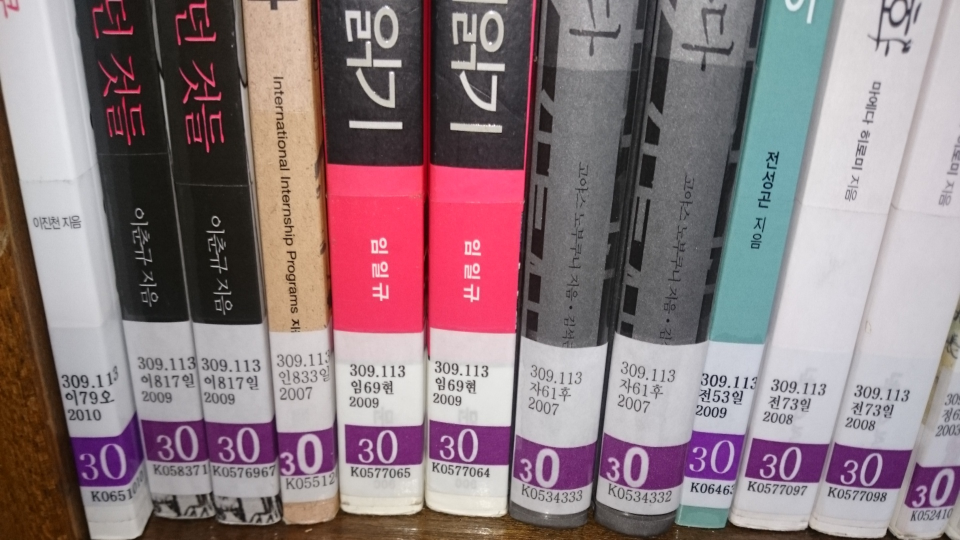
//> input picture Project1/Project1/Image/Resize/001.jpg, 1920 x 1080 px (shown at 1/2 size)
$ ./bookline   (built with g++ and OpenCV 4)
//> lines starting //> are read from the running program, lines starting //| are printed output that depends on the picture; after the words box and inside, x2 and y2 are one past the last pixel; in counts of white or black regions, pixels touching at a corner belong together
### Project1/Project1/utilfunction.h
#pragma once
#include <api/baseapi.h>
#include <opencv2/opencv.hpp>
#include <fstream>
#include <time.h>

using namespace std;
using namespace cv;

class utilopencv {
public:
	utilopencv();
	virtual ~utilopencv();

	double MatAve(Mat src);

	vector<vector<Point>> HoughLinesP(Mat img, Mat &dst, int thresh);

	Mat HoughLines1(Mat img1, Mat &img2, int thres = 100);


	//img1 : 선들을 검출할 gray이미지
	//img2 : 검출된 선들을 입힐 이미지
	//thres : 검출할 선의 임계값
	//반환값 : 조건에 맞는 0번째 좌표값
	Rect Label(Mat img, Mat &dst, int thresh = 0);

	//warptrans
	//img_org : 와핑할 이미지
	//img_dst : 저장 할 Mat
	//vector<Point> : 사각형 좌표를 저장 한 좌표, 4개의 Point가 필요
	//순서 : Top+Left, Top+Right, Bottom+Left, Bottom+Right
	//코드 출처 : http://miatistory.tistory.com/5
	void warptrans(Mat img_org, Mat &img_dst, vector<Point> qurd);

	//OCRtext
	//이미지를 입력하면 텍스트를 출력합니다
	//GRAYSCALE 이미지를 입력하는것을 추천합니다.
	//OCRtext : 추출 할 이미지
	//str : 출력 할 문자열
	string OCRtext(Mat img, string &str);

	//resize
	//img : 입력 할 이미지
	//dst : 출력 할 이미지
	//size : 출력 할 이미지의 곱
	//(2배 : size = 2, 0.5배 : size = 0.5 )
	Mat resize(Mat img, Mat &dst, double size);


	//img1 : 모폴로지를 적용할 이미지
	//img2 : 연산결과를 적용시킬 이미지
	//iterations : 반복횟수
	//size : 커널의 크기
	//type : 모폴로지연산의 타입
	//		MORPH_OPEN : open연산
	//		MORPH_CLOSE : close연산
	void morphology(Mat img1, Mat &img2, int iterations = 1, int size = 1, int type = MORPH_CLOSE);

};

### Project1/Project1/utilfunction.cpp
#include "utilfunction.h"


utilopencv::utilopencv() {

}
utilopencv::~utilopencv() {

}
	//img1 : 모폴로지를 적용할 이미지
	//img2 : 연산결과를 적용시킬 이미지
	//iterations : 반복횟수
	//size : 커널의 크기
	//type : 모폴로지연산의 타입
	//		MORPH_OPEN : open연산
	//		MORPH_CLOSE : close연산
	void utilopencv::morphology(Mat img1, Mat &img2, int iterations , int size, int type) {
		Size size2(size, size);
		Mat rectKernel = getStructuringElement(MORPH_RECT, size2);
		Point anchor(-1, -1);
		morphologyEx(img1, img2, type, rectKernel, anchor, iterations);
	}

	Mat utilopencv::resize(Mat img, Mat &dst, double size) {
		Mat image = img;
		if (size < 1)
			cv::resize(img, dst, Size((double)img.cols * size, (double)img.rows * size), 0, 0, INTER_AREA);
		else if (size >= 1)
			cv::resize(img, dst, Size((double)img.cols * size, (double)img.rows * size), 0, 0, INTER_LINEAR);
		return dst;
	}

	// [43 lines left out: function OCRtext, not called in this run]

	//warptrans
	//img_org : 와핑할 이미지
	//img_dst : 저장 할 Mat
	//vector<Point> : 사각형 좌표를 저장 한 좌표, 4개의 Point가 필요
	//순서 : Top+Left, Top+Right, Bottom+Left, Bottom+Right
	//코드 출처 : http://miatistory.tistory.com/5

	void utilopencv::warptrans(Mat img_org, Mat &img_dst, vector<Point> qurd)
	{
		Point TopLeft = Point(qurd[0]);
		Point TopRight = Point(qurd[1]);
		Point BottomLeft = Point(qurd[2]);
		Point BottomRight = Point(qurd[3]);

		vector<Point> rect;
		rect.push_back(TopLeft);
		rect.push_back(TopRight);
		rect.push_back(BottomRight);
		rect.push_back(BottomLeft);

		double w1 = sqrt(pow(BottomRight.x - BottomLeft.x, 2)
			+ pow(BottomRight.x - BottomLeft.x, 2));
		double w2 = sqrt(pow(TopRight.x - TopLeft.x, 2)
			+ pow(TopRight.x - TopLeft.x, 2));

		double h1 = sqrt(pow(TopRight.y - BottomRight.y, 2)
			+ pow(TopRight.y - BottomRight.y, 2));
		double h2 = sqrt(pow(TopLeft.y - BottomLeft.y, 2)
			+ pow(TopLeft.y - BottomLeft.y, 2));

		double maxWidth = (w1 < w2) ? w1 : w2;
		double maxHeight = (h1 < h2) ? h1 : h2;

		Point2f src[4], dst[4];
		src[0] = Point2f(TopLeft.x, TopLeft.y);
		src[1] = Point2f(TopRight.x, TopRight.y);
		src[2] = Point2f(BottomRight.x, BottomRight.y);
		src[3] = Point2f(BottomLeft.x, BottomLeft.y);

		dst[0] = Point2f(0, 0);
		dst[1] = Point2f(maxWidth - 1, 0);
		dst[2] = Point2f(maxWidth - 1, maxHeight - 1);
		dst[3] = Point2f(0, maxHeight - 1);

		Mat transformMatrix;
		transformMatrix = getPerspectiveTransform(src, dst);

		Mat srcFrame, dstFrame;
		srcFrame = img_dst;
		warpPerspective(img_org, img_dst, transformMatrix, Size(maxWidth, maxHeight));
		return;
	}

	Rect utilopencv::Label(Mat img, Mat &dst, int thresh ) {
		Mat img_gray, img_color, img_binary;
		img.convertTo(img_gray, CV_8UC1);
		if (img_gray.channels() != 1)
			cvtColor(img_gray, img_gray, CV_BGR2GRAY);
		GaussianBlur(img_gray, img_gray, Size(3, 3), 0);
		adaptiveThreshold(img_gray, img_binary, 255, ADAPTIVE_THRESH_GAUSSIAN_C, THRESH_BINARY_INV, 5, 2);


		Mat img_labels, stats, centroids;
		int numOfLables = connectedComponentsWithStats(img_binary, img_labels,
			stats, centroids, 8, CV_32S);


		// [15 lines of commented-out code are left out]

		{

		}
		vector<Point> pt1;
		vector<Point> pt2;
		//cout << stats << endl;
		for (int i = 1; i < numOfLables; i++) {
			//cout << stats.at<int>(i, 4) << endl;

		}

		int Label = 0;
		double maxSca = 0;
		//라벨링 된 이미지에 각각 직사각형으로 둘러싸기
		for (int j = 1; j < numOfLables; j++) {
			int area = stats.at<int>(j, CC_STAT_AREA);
			int left = stats.at<int>(j, CC_STAT_LEFT);
			int top = stats.at<int>(j, CC_STAT_TOP);
			int width = stats.at<int>(j, CC_STAT_WIDTH);
			int height = stats.at<int>(j, CC_STAT_HEIGHT);
			if (width*height < thresh)
				continue;
			pt1.push_back(Point(left, top));
			pt2.push_back(Point(left + width, top + height));

			//평균 Scalar 값을 추출
			//double mean = MatAve(img(Rect(Point(left, top), Point(left + width, top + height))));

			Point pp = stats.at<int>(j);

		}
		Rect roi(pt1[0], pt2[0]);
		dst = img_binary(roi);
		return roi;
	}

	//img1 : 선들을 검출할 gray이미지
	//img2 : 검출된 선들을 입힐 이미지
	//thres : 검출할 선의 임계값
	Mat utilopencv::HoughLines1(Mat img1, Mat &img2, int thres ) {
		Vec2f params;
		float rho, theta;
		float c, s;
		float x0, y0;
		vector<Vec2f> lines;
		//img2를 초기화
		img2 = Mat::zeros(img1.size(), CV_8UC3);


		HoughLines(img1, lines, 1, CV_PI / 180, thres);
		cout << "lines.size() = " << lines.size() << endl;

		for (int k = 0; k < lines.size(); k++) {
			params = lines[k];
			rho = params[0];
			theta = params[1];

			//draw
			c = cos(theta);
			s = sin(theta);
			x0 = rho * c;
			y0 = rho * s;
			if (acos(s) * 180 / CV_PI < 75)
				continue;
			Point pt1, pt2;


			pt1.x = cvRound(x0 + 10000 * (-s)) + 5;
			pt1.y = cvRound(y0 + 10000 * (c));
			pt2.x = cvRound(x0 - 10000 * (-s)) + 5;
			pt2.y = cvRound(y0 - 10000 * (c));

			line(img2, pt1, pt2, Scalar(0, 255, 255), 2);
		}
		return img2;
	}

	// [37 lines left out: functions HoughLinesP, MatAve, not called in this run]

### Project1/Project1/bookline.cpp
#include "utilfunction.h"


int main() {

	//1920x1080 이미지에 최적화 되어 있습니다.
	Mat img_org = imread("image/resize/001.jpg", IMREAD_COLOR);
//> img_org is the input picture: 1080 rows x 1920 cols, CV_8UC3; mean B, G, R 127.8, 122.8, 141.8
	Mat img_blur;	//블러 이미지
	Mat img_gray;	//그레이 이미지
	Mat img_mop;	//모폴로지 이미지
	Mat img_thr;	//임계값 이미지
	Mat img_sobel;	//편미분 이미지
	Mat img_bil;	//양방향 필터 이미지
	Mat img_houg;	//허프변환이미지
	Mat img_dst;	//출력 이미지
	Mat img_clone;

	utilopencv util;
	clock_t time;
	time = clock();
	if (img_org.empty())
		return -1;
	resize(img_org, img_org, Size(1920, 1080));
	util.resize(img_org, img_org, 0.5);
	imwrite("pt/img_org.jpg", img_org);
	//전체적인 이미지의 평활화를 위한 블러링
	{
		int border = 3;	//7x7
		Size ksize(border * 2 + 1, border * 2 + 1);
		boxFilter(img_org, img_dst, -1, ksize);
		//imshow("dst1", img_dst1);

		int d = ksize.width;
		double sigmaColor = 10.0 * 8;
		double sigmaSpace = 10.0 * 8;
		bilateralFilter(img_org, img_bil, d, sigmaColor, sigmaSpace);
	}
	imwrite("ppt/img_blur.jpg", img_bil);
	imshow("img_blur", img_bil);
	//기타 잡 영상을 제거하기 위한 모폴로지 연산
	util.morphology(img_bil, img_mop, 2, 3, MORPH_CLOSE);
	imwrite("ppt/img_mop1.jpg", img_mop);

	cvtColor(img_mop, img_gray, CV_BGR2GRAY);
	//imshow("img_gray", img_gray);

	//전체적인 이미지의 경계를 추출 후 모폴로지 연산으로 잡영 제거
	adaptiveThreshold(img_gray, img_thr, 255, ADAPTIVE_THRESH_GAUSSIAN_C, THRESH_BINARY_INV, 21, 5);
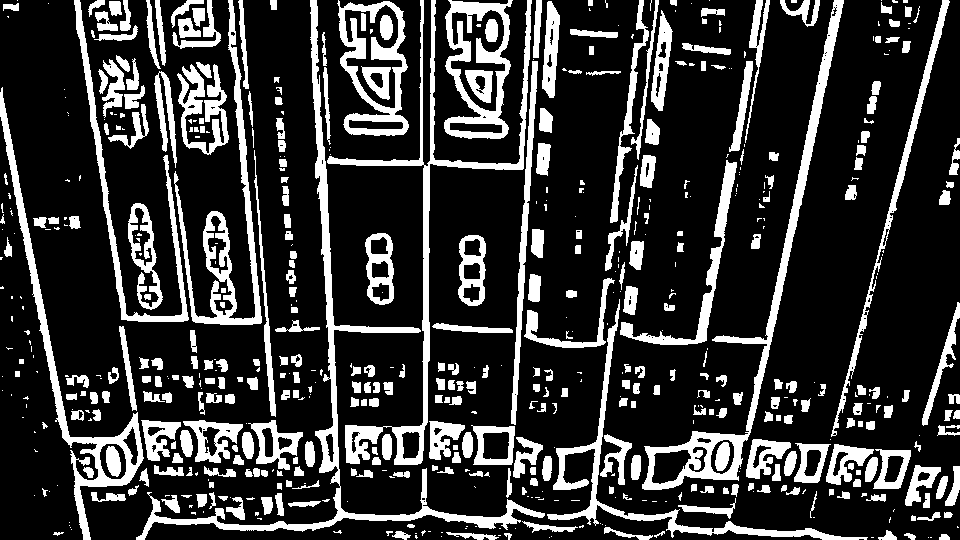
//> img_thr: 540 rows x 960 cols, CV_8UC1; 21.3% white; 614 white regions (259 under 20 px), largest, box (x1, y1, x2, y2) and area: (136, 0, 545, 540) 7707, (642, 0, 844, 490) 6358, (327, 0, 532, 465) 6343
	imwrite("ppt/img_thr.jpg", img_thr);
	util.morphology(img_thr, img_mop, 2, 3, MORPH_CLOSE);
	imwrite("ppt/img_mop2.jpg", img_mop);

	//sobel 연산으로 x축 편미분 수행
	Sobel(img_mop, img_sobel, 0, 1, 0);
//> img_sobel: 540 rows x 960 cols, CV_8UC1; 6% white in thin lines or dots
	imwrite("ppt/img_sobel1.jpg", img_sobel);

	//편미분 후 생긴 잡영 제거
	util.morphology(img_sobel, img_mop, 2, 3, MORPH_CLOSE);
//> call 3 of morphology, with iterations = 2, size = 3, type = 3
//> in morphology (call 3), `morphologyEx(img1, img2, type, rectKernel, anchor, iterations);`:
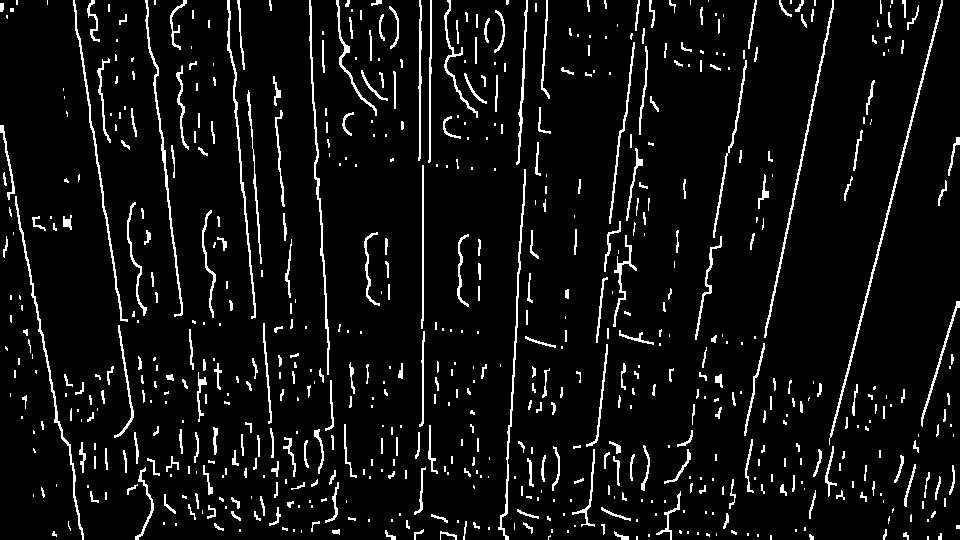
//> img2: 540 rows x 960 cols, CV_8UC1; 6.4% white in thin lines or dots
	imwrite("ppt/img_mop3.jpg", img_mop);

	//대략적인 선 모양, 하나의 책 라인에 여러 선이 중첩된다.
	util.HoughLines1(img_mop, img_clone, 180);
//> in HoughLines1, `HoughLines(img1, lines, 1, CV_PI / 180, thres);`: lines = 26 lines (rho, theta), first 12: [913, 0.24], [817, 0.21], [-309, 3.09], [23, 2.95], [-73, 3], [532, 0.05], [-71, 2.98], [422, 0], [-241, 3.07], [-143, 3.02], [-418, 3.12], [-226, 3.05]
//| lines.size() = 26
//> the loop in HoughLines1, `for (int k = 0; k < lines.size(); k++)` made 26 passes
//> (rho, theta, c, s, x0, y0) on passes 1 to 8: (913, 0.244, 0.97, 0.242, 885.9, 220.9), (817, 0.209, 0.978, 0.208, 799.1, 169.9), (-309, 3.09, -0.999, 0.0523, 308.6, -16.17), (23, 2.95, -0.982, 0.191, -22.58, 4.39), (-73, 3, -0.99, 0.139, 72.29, -10.16), (532, 0.0524, 0.999, 0.0523, 531.3, 27.84), (-71, 2.98, -0.988, 0.156, 70.13, -11.11), (422, 0, 1, 0, 422, 0)
	//imshow("lines1", img_clone);
	imwrite("ppt/img_clone.jpg", img_clone);
	imshow("imgsi", img_clone);
	waitKey();
	//중첩된 근접한 선들을 지우기 위한 모폴로지 연산
	util.morphology(img_clone, img_mop, 8, 3, MORPH_CLOSE);
	imwrite("ppt/img_mop4.jpg", img_mop);
	imshow("imgsi", img_mop);

	Sobel(img_mop, img_sobel, 0, 1, 0, 1, 1, 0, BORDER_REPLICATE);
//> img_sobel: 540 rows x 960 cols, CV_8UC3
	imwrite("ppt/img_sobel2.jpg", img_sobel);
	imshow("img", img_sobel);

	// 대략적인 위치를 추출
	vector<Point> middlep, bottomp;
	for (int i = 0; i < img_sobel.cols; i++) {
		int pos = (i);
		Vec3b* pixel = img_sobel.ptr<Vec3b>(img_sobel.rows / 2);
		if (pixel[pos][0] == 0 && pixel[pos][1] == 255 && pixel[pos][2] == 255) {
			std::cout << "middle : " << i << endl;
			circle(img_sobel, Point(pos, img_sobel.rows / 2), 2, Scalar(255, 255, 0), 3);
			middlep.push_back(Point2f(pos, img_sobel.rows / 2));
		}
	}
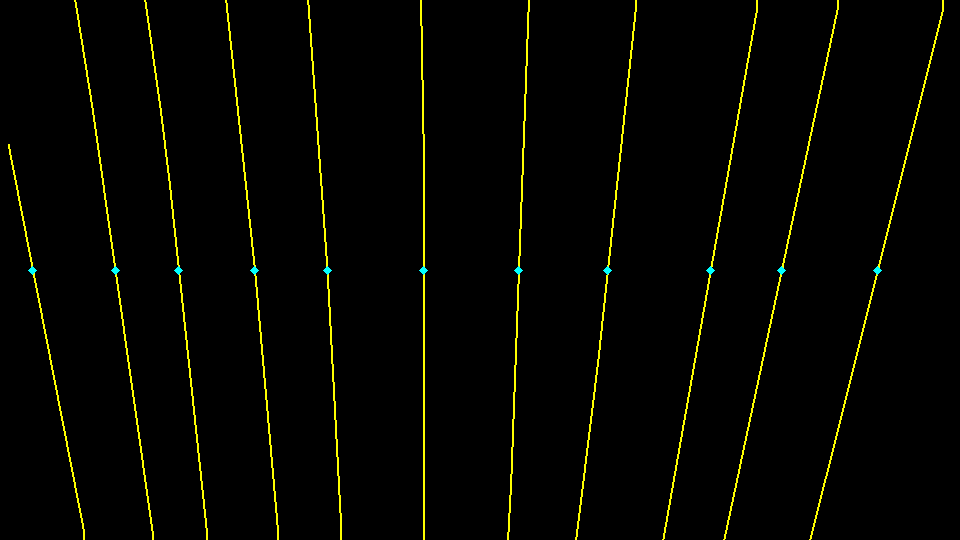
//> img_sobel: 540 rows x 960 cols, CV_8UC3; mean B, G, R 0.2, 5.8, 5.6
	for (int i = 0; i < img_sobel.cols; i++) {
		int pos = (i);
		Vec3b* pixel = img_sobel.ptr<Vec3b>(img_sobel.rows - 1);
		if (pixel[pos][0] == 0 && pixel[pos][1] == 255 && pixel[pos][2] == 255) {
			std::cout << "bottom : " << i << endl;
			circle(img_sobel, Point(pos, img_sobel.rows - 1), 2, Scalar(255, 255, 0), 3);
			bottomp.push_back(Point2f(pos, img_sobel.rows - 1));
		}
	}
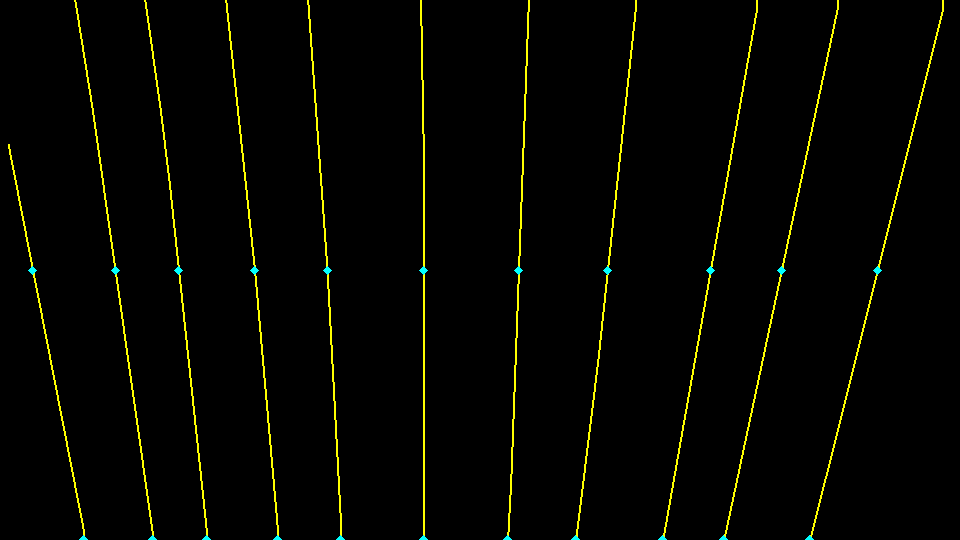
//> img_sobel: 540 rows x 960 cols, CV_8UC3; 0.05% of pixels changed, all inside (x1, y1, x2, y2) = (79, 535, 814, 540)
	imwrite("ppt/Points.jpg", img_sobel);


	imshow("dilsob", img_sobel);
	waitKey();

	//ofstream outfile("OCRtext.txt", ios::app);
	Mat img_warp;
	Mat img_range;
	for (int i = 0; i < middlep.size() - 1; i++) {
		vector<Point> qurdp;
		//상단에서 구한 각 좌표값을 vector qurdp에 저장, 순서 : Top+Left, Top+Right, Bottom+Left, Bottom+Right
		qurdp.push_back(middlep[i]);
		qurdp.push_back(middlep[i + 1]);
		qurdp.push_back(bottomp[i]);
		qurdp.push_back(bottomp[i + 1]);
		//적용 할 이미지와 와핑으로 저장할 Mat 변수, 좌표 지정
		img_warp.zeros(Size(0, 0), CV_16UC3);
		util.warptrans(img_org, img_warp, qurdp);
		imwrite("ppt/warp" + to_string(i) + ".jpg", img_warp);

		Scalar lowerb(170, 170, 170);
		Scalar upperb(255, 255, 255);
		inRange(img_warp, lowerb, upperb, img_range);
		img_range = ~img_range;
		Rect mark;
		Mat img_label;
//> (the run ends here: the program needs code that is not available in this run, at `Point pp = stats.at<int>(j);`)

$ run again, with Project1/Project1/Image/Resize/002.jpg copied over Project1/Project1/Image/Resize/001.jpg
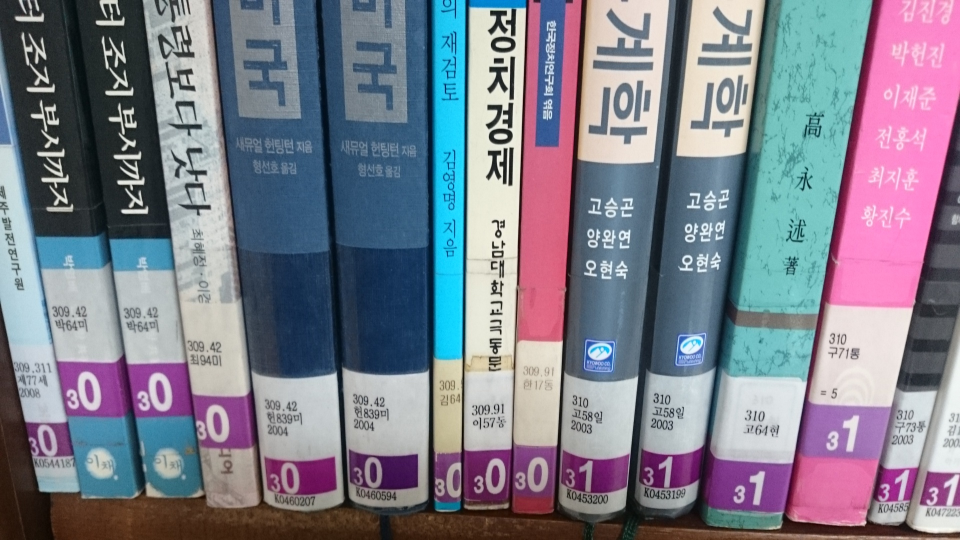
//> input picture Project1/Project1/Image/Resize/002.jpg, 1920 x 1080 px (shown at 1/2 size)
//> img_org is the input picture: 1080 rows x 1920 cols, CV_8UC3; mean B, G, R 139.3, 125.5, 124.7
//> img_thr: 540 rows x 960 cols, CV_8UC1; 24.3% white; 551 white regions (227 under 20 px), largest, box (x1, y1, x2, y2) and area: (0, 0, 593, 540) 27501, (567, 0, 804, 532) 16337, (769, 0, 960, 538) 12349
//> lines = 25 lines (rho, theta), first 12: [860, 0.17], [579, 0.05], [525, 0.03], [427, 0], [758, 0.14], [956, 0.21], [-315, 3.09], [-68, 3], [673, 0.1], [-208, 3.04], [6, 2.98], [-135, 3.02]
//| lines.size() = 25
//> the loop in HoughLines1, `for (int k = 0; k < lines.size(); k++)` made 25 passes
//> (rho, theta, c, s, x0, y0) on passes 1 to 8: (860, 0.175, 0.985, 0.174, 846.9, 149.3), (579, 0.0524, 0.999, 0.0523, 578.2, 30.3), (525, 0.0349, 0.999, 0.0349, 524.7, 18.32), (427, 0, 1, 0, 427, 0), (758, 0.14, 0.99, 0.139, 750.6, 105.5), (956, 0.209, 0.978, 0.208, 935.1, 198.8), (-315, 3.09, -0.999, 0.0523, 314.6, -16.49), (-68, 3, -0.99, 0.139, 67.34, -9.46)
//> after the loop `for (int i = 0; i < img_sobel.cols; i++)`:
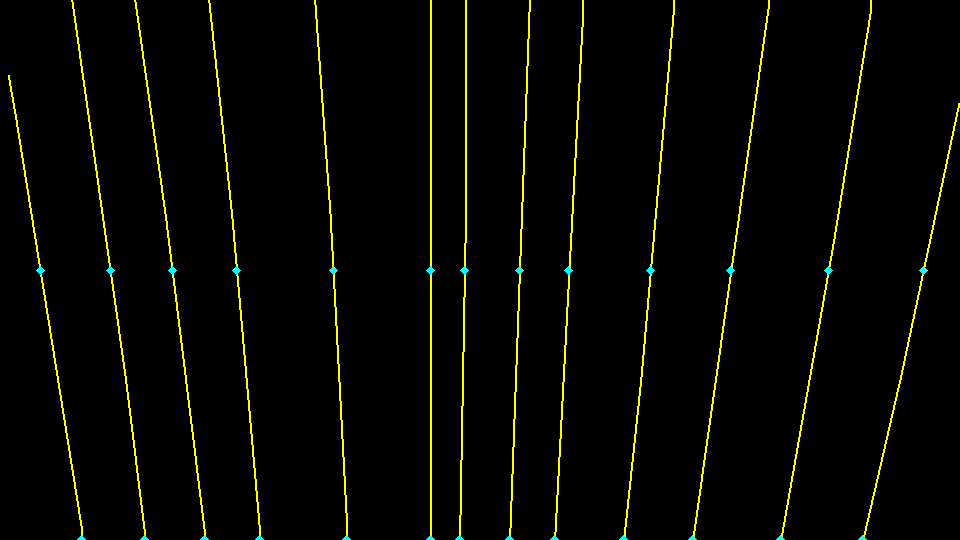
//> img_sobel: 540 rows x 960 cols, CV_8UC3; mean B, G, R 0.4, 7, 6.6

$ run again, with Project1/Project1/Image/Resize/003.jpg copied over Project1/Project1/Image/Resize/001.jpg
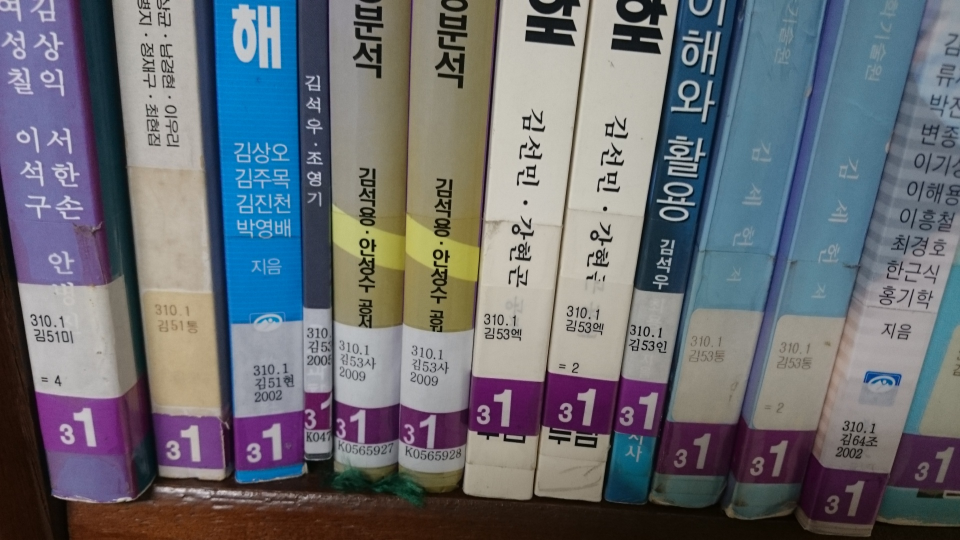
//> input picture Project1/Project1/Image/Resize/003.jpg, 1920 x 1080 px (shown at 1/2 size)
//> img_org is the input picture: 1080 rows x 1920 cols, CV_8UC3; mean B, G, R 115.6, 109.1, 106.1
//> img_thr: 540 rows x 960 cols, CV_8UC1; 19.1% white; 627 white regions (322 under 20 px), largest, box (x1, y1, x2, y2) and area: (417, 0, 747, 507) 19034, (106, 0, 359, 495) 14241, (660, 0, 889, 524) 7088
//> lines = 28 lines (rho, theta), first 12: [670, 0.16], [-192, 3.07], [407, 0.03], [584, 0.12], [810, 0.21], [-295, 3.12], [493, 0.07], [33, 2.98], [-104, 3.05], [-71, 3.02], [896, 0.24], [724, 0.17]
//| lines.size() = 28
//> the loop in HoughLines1, `for (int k = 0; k < lines.size(); k++)` made 28 passes
//> (rho, theta, c, s, x0, y0) on passes 1 to 8: (670, 0.157, 0.988, 0.156, 661.8, 104.8), (-192, 3.07, -0.998, 0.0698, 191.5, -13.39), (407, 0.0349, 0.999, 0.0349, 406.8, 14.2), (584, 0.122, 0.993, 0.122, 579.6, 71.17), (810, 0.209, 0.978, 0.208, 792.3, 168.4), (-295, 3.12, -1, 0.0175, 295, -5.15), (493, 0.0698, 0.998, 0.0698, 491.8, 34.39), (33, 2.98, -0.988, 0.156, -32.59, 5.16)
//> after the loop `for (int i = 0; i < img_sobel.cols; i++)`:
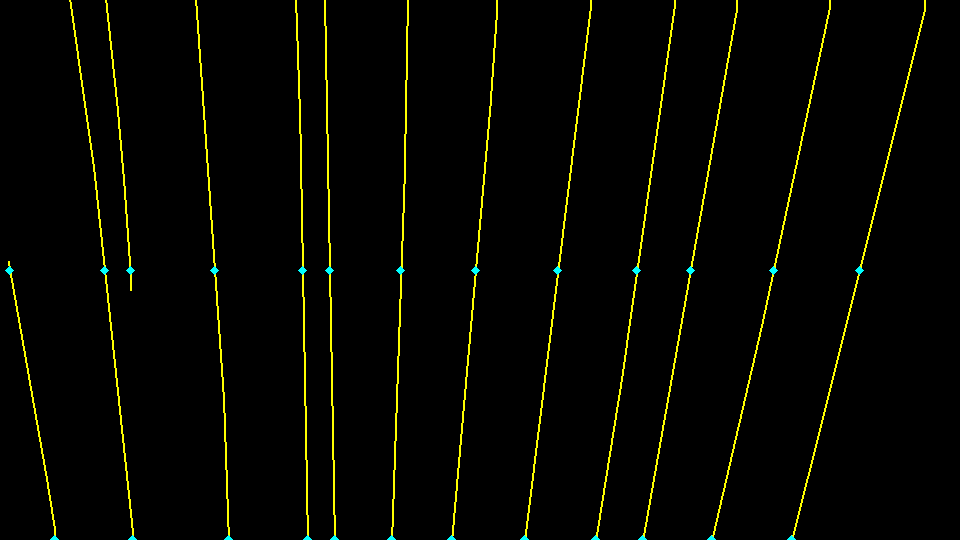
//> img_sobel: 540 rows x 960 cols, CV_8UC3; mean B, G, R 0.4, 6.7, 6.3
